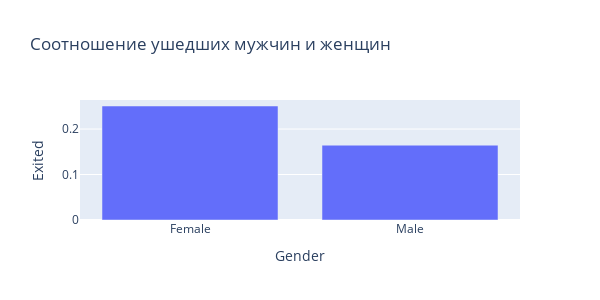

The notebook cell this image was saved under:
### Markdown cell above
Явной взаимосвязи между признаками не прослеживается

### Code cell
churn_group = churn_data.groupby(['Gender'], as_index=False).mean()
px.bar(
    data_frame=churn_group,
    x='Gender',
    y='Exited',
    height=300,
    width=600,
    title='Соотношение ушедших мужчин и женщин'
)

### Figure 1 — Plotly figure (JSON) as saved in the notebook; plotly's stock layout.template omitted (floating-point values rounded to 4 significant figures)
{"data": [{"alignmentgroup": "True", "hovertemplate": "Gender=%{x}<br>Exited=%{y}<extra></extra>", "legendgroup": "", "marker": {"color": "#636efa", "pattern": {"shape": ""}}, "name": "", "offsetgroup": "", "orientation": "v", "showlegend": false, "textposition": "auto", "type": "bar", "x": ["Female", "Male"], "xaxis": "x", "y": [0.2507, 0.1646], "yaxis": "y"}], "layout": {"barmode": "relative", "height": 300, "legend": {"tracegroupgap": 0}, "title": {"text": "Соотношение ушедших мужчин и женщин"}, "width": 600, "xaxis": {"anchor": "y", "domain": [0, 1], "title": {"text": "Gender"}}, "yaxis": {"anchor": "x", "domain": [0, 1], "title": {"text": "Exited"}}}}
